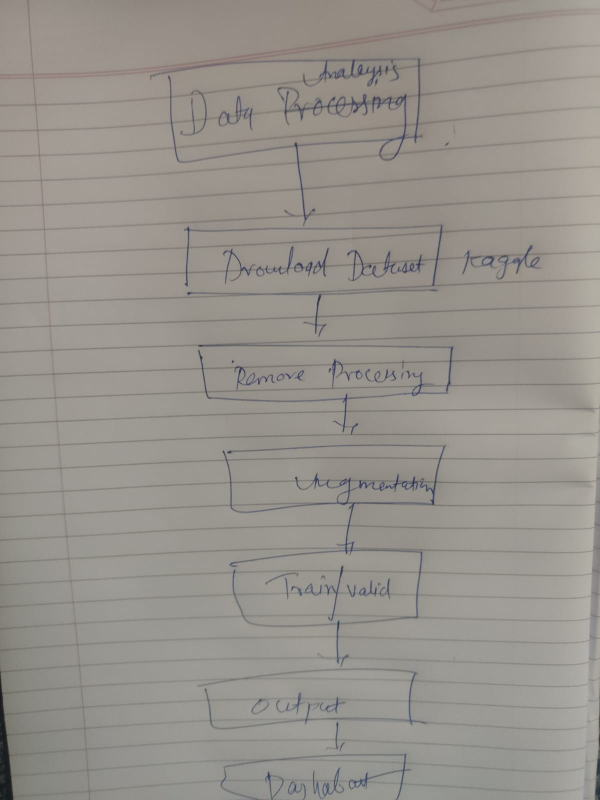
#> input picture WhatsApp Image 2026-07-09 at 6.11.32 PM.jpeg, 1200 x 1600 px (shown at 1/2 size); its folder holds only this picture in this run
$ python -i preprocessing.py   (imports and definitions only)
#> lines starting #> are read from the running program, lines starting #| are printed output that depends on the picture
import os
import cv2
from pathlib import Path
from tqdm import tqdm

# ==============================
# Configuration
# ==============================

INPUT_DIR = "data/raw"
OUTPUT_DIR = "data/processed"

IMAGE_SIZE = (640, 640)

# ==============================
# Create Output Folder
# ==============================

# [1 line not run here, left out]

# ==============================
# Supported Extensions
# ==============================

EXTENSIONS = (".jpg", ".jpeg", ".png", ".bmp", ".webp")


def preprocess_image(img_path, save_path):
    """
    Read, clean and save an image.
    """
#> called with save_path = 'out.png'

    image = cv2.imread(str(img_path))
#> image is the input picture: shape (1600, 1200, 3); mean B, G, R 140.9, 147, 151.2

    if image is None:
        return False

    # Resize
    image = cv2.resize(image, IMAGE_SIZE)
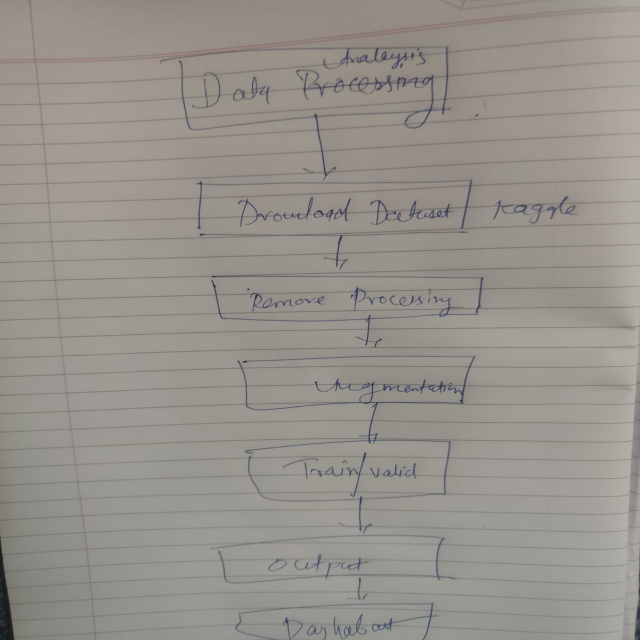
#> image: shape (640, 640, 3); mean B, G, R 140.9, 147, 151.2

    # Denoise
    image = cv2.fastNlMeansDenoisingColored(
        image,
        None,
        10,
        10,
        7,
        21,
    )

    # Contrast Enhancement (CLAHE)
    lab = cv2.cvtColor(image, cv2.COLOR_BGR2LAB)
#> lab: shape (640, 640, 3); mean of channels 0, 1, 2 156.4, 128.6, 132

    l, a, b = cv2.split(lab)
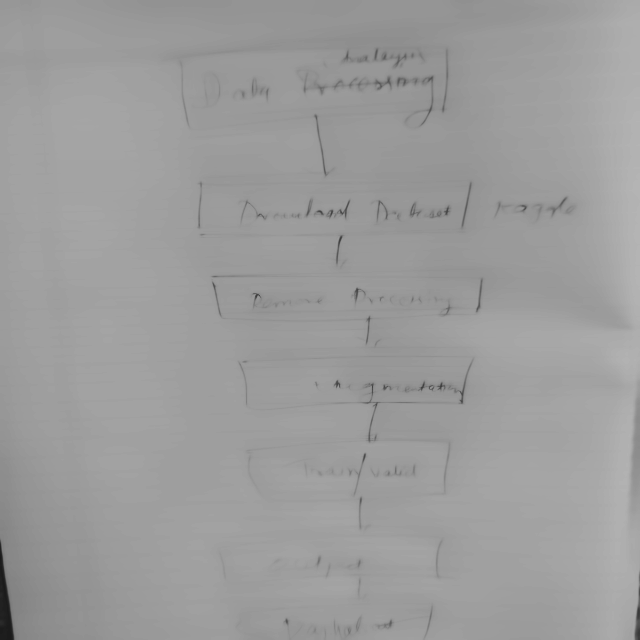
#> l: shape (640, 640); min 25, max 180, mean 156.4

    clahe = cv2.createCLAHE(
        clipLimit=2.0,
        tileGridSize=(8, 8)
    )

    l = clahe.apply(l)

    lab = cv2.merge((l, a, b))
#> lab: shape (640, 640, 3); mean of channels 0, 1, 2 159.7, 128.6, 132

    image = cv2.cvtColor(
        lab,
        cv2.COLOR_LAB2BGR
    )

    # Save
    cv2.imwrite(str(save_path), image)

    return True


# ==============================
# Process Dataset
# ==============================

total = 0
processed = 0
failed = 0

# [41 lines not run here, left out]

>>> result = preprocess_image('WhatsApp Image 2026-07-09 at 6.11.32 PM.jpeg', 'out.png')
